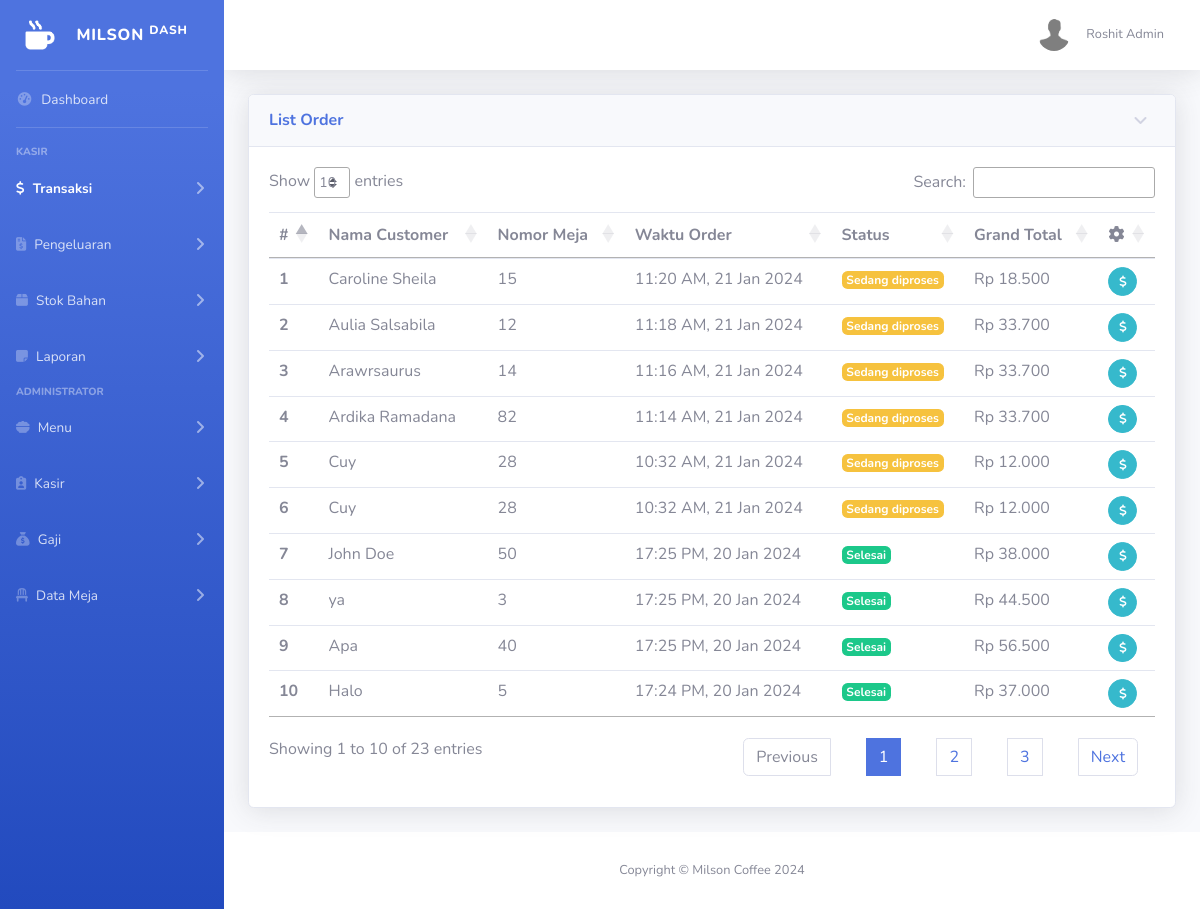
The page /public/transaksi (signed in) on the database its author committed.
### tables this page shows
CREATE TABLE `orders` (
  `order_id` varchar(255) NOT NULL,
  `customer_name` varchar(255) NOT NULL,
  `table_number` int NOT NULL,
  `grand_total` varchar(9) NOT NULL,
  `order_time` timestamp NULL DEFAULT CURRENT_TIMESTAMP,
  `status` enum('Sedang diproses','Selesai') NOT NULL
);

### app/core/Controller.php (called while the page is built, shortened)
<?php
class Controller {
    public function view($view, $data = [])
    {
        require_once '../app/views/' . $view . '.php';
    }
    public function model($model)
    {
        return new $model;
    }
}

### app/controllers/Transaksi.php (called while the page is built, shortened)
<?php
class Transaksi extends Controller
{
    public function index()
    {
        $data['judul'] = 'Milson Coffee | Semua Orderan';
        $data['order'] = $this->model('Orders_model')->getAllOrders();
        $this->view('templates/dash_header', $data);
        $this->view('dashboard/transaksi/index', $data);
        $this->view('templates/dash_footer');
    }
}

### app/core/App.php (called while the page is built, shortened)
<?php
class App {
    protected $method = 'index';
    protected $params = [];
    public function __construct()
    {
        $this->controller = new $this->controller;
        call_user_func_array([$this->controller, $this->method], $this->params);
    }
}

### public/index.php (called while the page is built, shortened)
<?php
$app = new App;

### app/core/database.php (called while the page is built, shortened)
<?php
class Database
{
    private $host = DB_HOST;
    private $user = DB_USER;
    private $password = DB_PASS;
    private $database = DB_DATABASE;
    private $dbh;
    private $stmt;
    public function __construct()
    {
        $dsn = 'mysql:host=' . $this->host . ';dbname=' . $this->database;
        $option = [
            PDO::ATTR_PERSISTENT => true,
            PDO::ATTR_ERRMODE => PDO::ERRMODE_EXCEPTION,
        ];
        try {
            $this->dbh = new PDO($dsn, $this->user, $this->password, $option);
        } catch (PDOException $e) {
            die($e->getMessage());
        }
    }
    public function query($query)
    {
        $this->stmt = $this->dbh->prepare($query);
    }
    public function execute()
    {
        $this->stmt->execute();
    }
    public function resultSet()
    {
        $this->execute();
        return $this->stmt->fetchAll(PDO::FETCH_ASSOC);
    }
}

### app/models/Orders_model.php (called while the page is built, shortened)
<?php
class Orders_model
{
    private $table = 'orders';
    private $db;
    public function __construct()
    {
        $this->db = new Database;
    }
    public function getAllOrders()
    {
        $this->db->query("SELECT * FROM " . $this->table . " ORDER BY order_time DESC");
        $this->db->execute();
        return $this->db->resultSet();
    }
}

### app/views/dashboard/transaksi/index.php (the view, shortened to what this page needs)
<?php
require __DIR__ . '/../../templates/sidebar.php';
?>
<div id="content-wrapper" class="d-flex flex-column">
    <div id="content">
        <?php
        require __DIR__ . '/../../templates/topbar.php'
        ?>
        <div class="container-fluid">
            <div class="card shadow mb-4">
                <a href="#collapseCardExample" class="d-block card-header py-3" data-toggle="collapse" role="button"
                    aria-expanded="true" aria-controls="collapseCardExample">
                    <h6 class="m-0 font-weight-bold text-primary">List Order</h6>
                </a>
                <div class="collapse show" id="collapseCardExample">
                    <div class="card-body">
                        <div class="table-responsive">
                            <table class="table" id="table">
                                <thead>
                                    <tr>
                                        <th scope="col">#</th>
                                        <th scope="col">Nama Customer</th>
                                        <th scope="col">Nomor Meja</th>
                                        <th scope="col">Waktu Order</th>
                                        <th scope="col">Status</th>
                                        <th scope="col">Grand Total</th>
                                        <th scope="col"><i class="fa-solid fa-gear"></i></th>
                                    </tr>
                                </thead>
                                <tbody>
                                    <?php $iteration = 1; ?>
                                    <?php foreach($data['order'] as $order): ?>
                                        <?php
                                            $formatted_order_time = date('H:i A, d M Y', strtotime($order['order_time']));
                                        ?>
                                    <tr>
                                        <th scope="row"><?= $iteration ?></th>
                                        <td><?= $order['customer_name'] ?></td>
                                        <td><?= $order['table_number'] ?></td>
                                        <td><?= $formatted_order_time ?></td>
                                        <td><?php if ($order['status'] == 'Sedang diproses') {
                                            ?> <span class="badge badge-warning"><?= $order['status'] ?></span>
                                            <?php } else { ?>
                                                <span class="badge badge-success"><?= $order['status'] ?></span>
                                            <?php  } ?></td>
                                        <td>Rp <?= $order['grand_total'] ?></td>
                                        <td>
                                            <a href="<?= BASE_URL ?>/transaksi/detail/<?= $order['order_id'] ?>"  id="detailOrder-<?= $order['order_id'] ?>" class="btn btn-info btn-circle btn-sm"
                                                data-id="<?= $order['order_id'] ?>">
                                                <i class="fa-solid fa-dollar-sign"></i>
                                            </a>
                                        </td>
                                    </tr>
                                    <?php $iteration++ ?>
                                    <?php endforeach; ?>
                                </tbody>
                            </table>
                        </div>
                    </div>
                </div>
            </div>
        </div>
    </div>
    <footer class="sticky-footer bg-white">
        <div class="container my-auto">
            <div class="copyright text-center my-auto">
                <span>Copyright &copy; <?= WEB_NAME ?></span>
            </div>
        </div>
    </footer>
</div>

### app/views/templates/dash_header.php (shortened to what this page needs)
<!DOCTYPE html>
<html lang="en">
<head>
    <link href="<?= BASE_URL ?>/css/dashboard/sb-admin-2.min.css" rel="stylesheet">
    <link href="<?= BASE_URL ?>/vendor/datatables/dataTables.bootstrap4.min.css" rel="stylesheet">
    <link rel="stylesheet" href="https://cdn.datatables.net/1.13.7/css/jquery.dataTables.min.css">
    <link rel="stylesheet" href="https://cdn.datatables.net/buttons/2.4.2/css/buttons.dataTables.min.css">
    <link rel="stylesheet" href="<?= BASE_URL ?>/vendor/select2/dist/css/select2.min.css">
</head>
<body id="page-top">
    <div id="wrapper">

### app/views/templates/sidebar.php (shortened to what this page needs)
<ul class="navbar-nav bg-gradient-primary sidebar sidebar-dark accordion" id="accordionSidebar">
    <a class="sidebar-brand d-flex align-items-center justify-content-center" href="<?= BASE_URL ?>/dashboard">
        <div class="sidebar-brand-icon">
            <img src="<?= BASE_URL ?>/img/dashboard/logo-milson-white.png" alt="Logo Milson Coffee" width="40">
        </div>
        <div class="sidebar-brand-text mx-3">Milson <sup>Dash</sup></div>
    </a>
    <hr class="sidebar-divider my-0">
    <li class="nav-item" id="dashboardLink">
        <a class="nav-link" href="<?= BASE_URL ?>/dashboard">
            <i class="fas fa-fw fa-tachometer-alt"></i>
            <span>Dashboard</span></a>
    </li>
    <hr class="sidebar-divider">
    <div class="sidebar-heading">
        Kasir
    </div>
    <li class="nav-item" id="transaksiLink">
        <a class="nav-link collapsed" href="#" data-toggle="collapse" data-target="#transaksi" aria-expanded="true"
            aria-controls="transaksi">
            <i class="fa-solid fa-dollar-sign"></i>
            <span>Transaksi</span>
        </a>
    </li>
    <li class="nav-item" id="pengeluaranLink">
        <a class="nav-link collapsed" href="#" data-toggle="collapse" data-target="#pengeluaran" aria-expanded="true"
            aria-controls="pengeluran">
            <i class="fa-solid fa-file-invoice-dollar"></i>
            <span>Pengeluaran</span>
        </a>
    </li>
    <li class="nav-item" id="stokLink">
        <a class="nav-link collapsed" href="#" data-toggle="collapse" data-target="#stok" aria-expanded="true"
            aria-controls="stok">
            <i class="fa-solid fa-box"></i>
            <span>Stok Bahan</span>
        </a>
    </li>
    <li class="nav-item" id="laporanLink">
        <a class="nav-link collapsed" href="#" data-toggle="collapse" data-target="#laporan" aria-expanded="true"
            aria-controls="laporan">
            <i class="fa-solid fa-note-sticky"></i>
            <span>Laporan</span>
        </a>
    </li>
    <?php
        if (isset($_SESSION['role']) && $_SESSION['role'] === 'admin') {
    ?>
    <div class="sidebar-heading">
        Administrator
    </div>
    <li class="nav-item" id="menuLink">
        <a class="nav-link collapsed" href="#" data-toggle="collapse" data-target="#menu" aria-expanded="true"
            aria-controls="menu">
            <i class="fa-solid fa-bowl-food"></i>
            <span>Menu</span>
        </a>
    </li>
    <li class="nav-item" id="cashierLink">
        <a class="nav-link collapsed" href="#" data-toggle="collapse" data-target="#cashier" aria-expanded="true"
            aria-controls="cashier">
            <i class="fa-solid fa-clipboard-user"></i>
            <span>Kasir</span>
        </a>
    </li>
    <li class="nav-item" id="gajiLink">
        <a class="nav-link collapsed" href="#" data-toggle="collapse" data-target="#gaji" aria-expanded="true"
            aria-controls="cashier">
            <i class="fa-solid fa-sack-dollar"></i>
            <span>Gaji</span>
        </a>
    </li>
    <li class="nav-item" id="mejaLink">
        <a class="nav-link collapsed" href="#" data-toggle="collapse" data-target="#meja" aria-expanded="true"
            aria-controls="meja">
            <i class="fa-solid fa-chair"></i>
            <span>Data Meja</span>
        </a>
    </li>
    <?php
        }
    ?>
</ul>

### app/views/templates/topbar.php (shortened to what this page needs)
<nav class="navbar navbar-expand navbar-light bg-white topbar mb-4 static-top shadow">
    <ul class="navbar-nav ml-auto">
        <li class="nav-item dropdown no-arrow">
            <a class="nav-link dropdown-toggle" href="#" id="userDropdown" role="button" data-toggle="dropdown"
                aria-haspopup="true" aria-expanded="false">
                <img class="img-profile rounded-circle mr-3" src="<?= BASE_URL ?>/img/dashboard/avatar-placeholder.png" alt="Avatar">
                <span class="mr-2 d-none d-lg-inline text-gray-600 small"><?= $_SESSION['name']?></span>
            </a>
        </li>
    </ul>
</nav>

### app/views/templates/dash_footer.php (shortened to what this page needs)
</div>
</body>
</html>

### rows shown on the page
orders: customer_name "Caroline Sheila", table_number "15", order_time "11:20 AM, 21 Jan 2024", status "Sedang diproses", grand_total "18.500"
orders: customer_name "Aulia Salsabila", table_number "12", order_time "11:18 AM, 21 Jan 2024", status "Sedang diproses", grand_total "33.700"
orders: customer_name "Arawrsaurus", table_number "14", order_time "11:16 AM, 21 Jan 2024", status "Sedang diproses", grand_total "33.700"
orders: customer_name "Ardika Ramadana", table_number "82", order_time "11:14 AM, 21 Jan 2024", status "Sedang diproses", grand_total "33.700"
orders: customer_name "Cuy", table_number "28", order_time "10:32 AM, 21 Jan 2024", status "Sedang diproses", grand_total "12.000"
orders: customer_name "Cuy", table_number "28", order_time "10:32 AM, 21 Jan 2024", status "Sedang diproses", grand_total "12.000"
orders: customer_name "John Doe", table_number "50", order_time "17:25 PM, 20 Jan 2024", status "Selesai", grand_total "38.000"
orders: customer_name "ya", table_number "3", order_time "17:25 PM, 20 Jan 2024", status "Selesai", grand_total "44.500"
orders: customer_name "Apa", table_number "40", order_time "17:25 PM, 20 Jan 2024", status "Selesai", grand_total "56.500"
orders: customer_name "Halo", table_number "5", order_time "17:24 PM, 20 Jan 2024", status "Selesai", grand_total "37.000"

### other values the page prints
$_SESSION['name'] "Roshit Admin"
WEB_NAME "Milson Coffee 2024"
